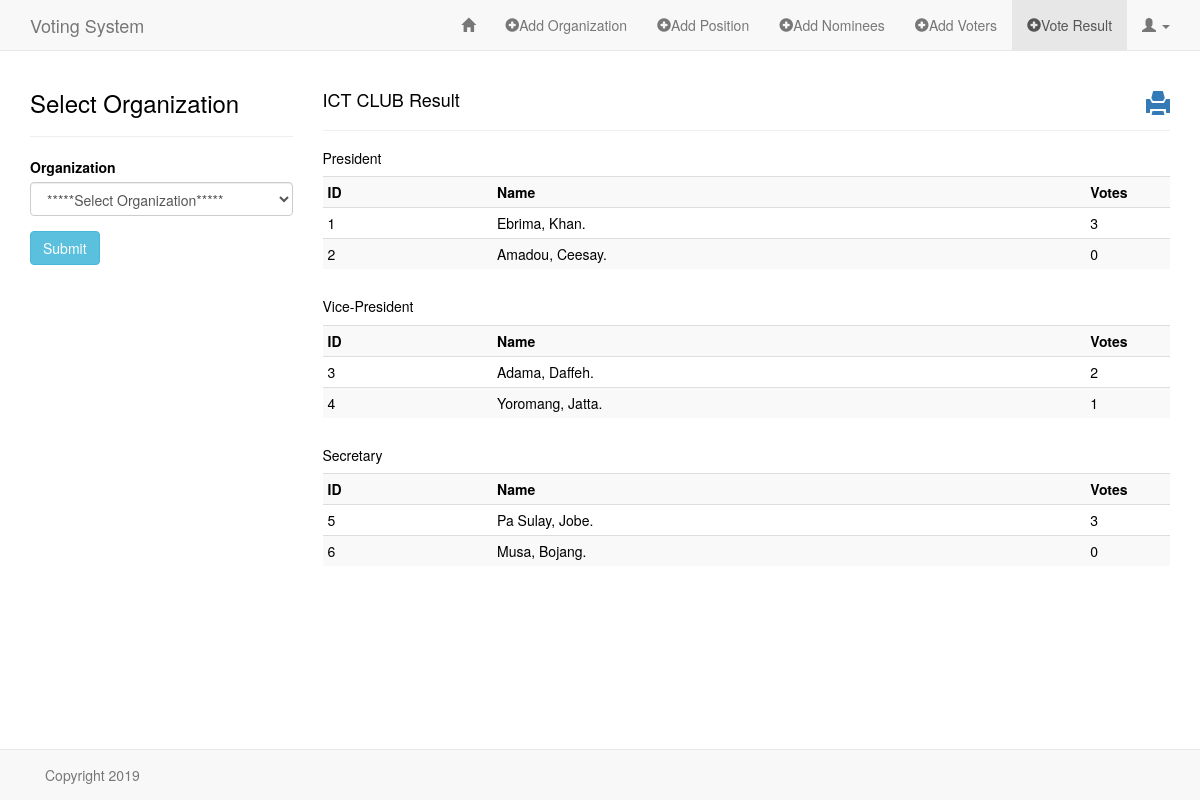
The page /sandbox/vote_result.php?organization=ICT CLUB (signed in) on the database its author committed.
### tables this page shows
CREATE TABLE IF NOT EXISTS `positions` (
  `id` int(11) NOT NULL AUTO_INCREMENT,
  `org` varchar(60) NOT NULL,
  `pos` varchar(60) NOT NULL,
  PRIMARY KEY (`id`)
);

CREATE TABLE IF NOT EXISTS `nominees` (
  `id` int(11) NOT NULL AUTO_INCREMENT,
  `org` varchar(60) NOT NULL,
  `pos` varchar(60) NOT NULL,
  `name` varchar(60) NOT NULL,
  `course` varchar(60) NOT NULL,
  `year` varchar(3) NOT NULL,
  `stud_id` varchar(60) NOT NULL,
  PRIMARY KEY (`id`)
);

### sandbox/classes/Organization.php (called while the page is built, shortened)
<?php
class Organization
{
    public function READ_ORG()
    {
        global $db;
        $sql = "SELECT * FROM organization";
        if (!$stmt = $db->prepare($sql)) {
            echo $stmt->error;
        } else {
            $stmt->execute();
            $result = $stmt->get_result();
        }
        return $result;
    }
}

### sandbox/classes/Position.php (called while the page is built, shortened)
<?php
class Position
{
    public function READ_POS_BY_ORG($org)
    {
        global $db;
        $sql = "SELECT *
                FROM positions
                WHERE org = ?";
        if (!$stmt = $db->prepare($sql)) {
            echo $stmt->error;
        } else {
            $stmt->bind_param("s", $org);
            $stmt->execute();
            $result = $stmt->get_result();
        }
        return $result;
    }
}

### sandbox/classes/Nominees.php (called while the page is built, shortened)
<?php
class Nominees
{
    public function READ_NOM_BY_ORG_POS($org, $pos)
    {
        global $db;
        $sql = "SELECT *
                FROM nominees
                WHERE nominees.org = ?
                AND nominees.pos = ?";
        if (!$stmt = $db->prepare($sql)) {
            echo $stmt->error;
        } else {
            $stmt->bind_param("ss", $org, $pos);
            $stmt->execute();
            $result = $stmt->get_result();
        }
        return $result;
    }
    public function COUNT_VOTES($candidate_id)
    {
        global $db;
        $sql = "SELECT candidate_id
                FROM votes
                WHERE candidate_id = ?";
        if (!$stmt = $db->prepare($sql)) {
            echo $stmt->error;
        } else {
            $stmt->bind_param("i", $candidate_id);
            $stmt->execute();
            $result = $stmt->get_result();
        }
        return $result;
    }
}

### sandbox/vote_result.php (the view, shortened to what this page needs)
<?php
require("../config/db.php");
require("classes/Organization.php");
require("classes/Position.php");
require("classes/Nominees.php");
?>
<!DOCTYPE HTML>
<html lang="en-US">
<head>
    <link rel="stylesheet" href="../assets/css/bootstrap.min.css">
    <link rel="stylesheet" href="../assets/css/style_admin.css">
</head>
<body>
<nav class="navbar navbar-default navbar-fixed-top" role="navigation">
    <div class="container">
        <div class="navbar-header">
            <a class="navbar-brand" href="index.php">Voting System</a>
        </div>
        <div class="collapse navbar-collapse" id="bs-example-navbar-collapse-1">
            <ul class="nav navbar-nav navbar-right">
                <li><a href="admin_page.php"><span class="glyphicon glyphicon-home"></span></a></li>
                <li><a href="add_org.php"><span class="glyphicon glyphicon-plus-sign"></span>Add Organization</a></li>
                <li><a href="add_pos.php"><span class="glyphicon glyphicon-plus-sign"></span>Add Position</a></li>
                <li><a href="add_nominees.php"><span class="glyphicon glyphicon-plus-sign"></span>Add Nominees</a></li>
                <li><a href="add_voters.php"><span class="glyphicon glyphicon-plus-sign"></span>Add Voters</a></li>
                <li class="active"><a href="vote_result.php"><span class="glyphicon glyphicon-plus-sign"></span>Vote Result</a></li>
                <li class="dropdown">
                    <a href="#" class="dropdown-toggle" data-toggle="dropdown" role="button" aria-haspopup="true" aria-expanded="false"><span class="glyphicon glyphicon-user"></span> <span class="caret"></span></a>
                </li>
            </ul>
        </div>
    </div>
</nav>
<?php
$readOrg = new Organization();
$rtnReadOrg = $readOrg->READ_ORG();
?>
<div class="container">
    <div class="row">
        <?php if($rtnReadOrg) { ?>
        <div class="col-md-3">
            <h3>Select Organization</h3><hr>
            <form action="<?php $_SERVER['PHP_SELF']; ?>" method="GET" role="form">
                <div class="form-group">
                    <label for="organization">Organization</label>
                    <select name="organization" class="form-control">
                        <option value="">*****Select Organization*****</option>
                    </select>
                </div>
                <button type="submit" name="submit" class="btn btn-info">Submit</button>
            </form>
        </div>
        <?php }  ?>
        <div class="col-md-9">
            <?php
            if(!isset($_GET['organization'])) {
                echo "<div class='alert alert-warning'>Please select organization and click submit to show vote result.</div>";
            } else {
            $org = trim($_GET['organization']);
            ?>
                <a href="http://localhost/voting_system/sandbox/print_result.php?organization=<?php echo $org; ?>"><h3><span class="glyphicon glyphicon-print pull-right"></h3></span> </a>
                <h4><?php echo $org; ?> Result</h4>
                <hr>
                <?php
                $readPos = new Position();
                $rtnReadPos = $readPos->READ_POS_BY_ORG($org);
                ?>
                <?php if($rtnReadPos) { ?>
                    <?php while($rowPos = $rtnReadPos->fetch_assoc()) { ?>
                    <h5><?php echo $rowPos['pos']; ?></h5>
                        <?php
                        $readNomOrgPos = new Nominees();
                        $rtnReadNomOrgPos = $readNomOrgPos->READ_NOM_BY_ORG_POS($org, $rowPos['pos']);
                        ?>
                        <div class="table-responsive">
                            <?php if($rtnReadNomOrgPos) { ?>
                            <table class="table table-condensed table-striped">
                                <tr>
                                    <th>ID</th>
                                    <th>Name</th>
                                    <th>Votes</th>
                                </tr>
                                <?php while($rowCountVotes = $rtnReadNomOrgPos->fetch_assoc()) { ?>
                                    <?php
                                    $countVotes = new Nominees();
                                    $rtnCountVotes = $countVotes->COUNT_VOTES($rowCountVotes['id'])
                                    ?>
                                    <tr>
                                        <td style="width: 20%;"><?php echo $rowCountVotes['id']; ?></td>
                                        <td style="width: 70%;"><?php echo $rowCountVotes['name']; ?></td>
                                        <td style="width: 10%;"><?php echo $rtnCountVotes->num_rows; ?></td>
                                    </tr>
                                <?php }  ?>
                            </table>
                            <?php $rtnReadNomOrgPos->free(); }  ?>
                        </div>
                    <?php }  ?>
                <?php $rtnReadPos->free(); }  ?>
            <?php }  ?>
        </div>
    </div>
</div>
<nav class="navbar navbar-default navbar-fixed-bottom" role="navigation">
    <div class="container">
        <div class="navbar-text pull-left">
            Copyright 2019
        </div>
    </div>
</nav>
</body>
</html>

### assets/css/style_admin.css (style rules this page uses)
body { color: black; margin-top: 70px; margin-bottom: 70px; background-color: white; }

### rows shown on the page
positions: pos "President"
nominees: id "1", name "Ebrima, Khan.", num_rows "3"
nominees: id "2", name "Amadou, Ceesay.", num_rows "0"
positions: pos "Vice-President"
nominees: id "3", name "Adama, Daffeh.", num_rows "2"
nominees: id "4", name "Yoromang, Jatta.", num_rows "1"
positions: pos "Secretary"
nominees: id "5", name "Pa Sulay, Jobe.", num_rows "3"
nominees: id "6", name "Musa, Bojang.", num_rows "0"

### other values the page prints
$org "ICT CLUB"
